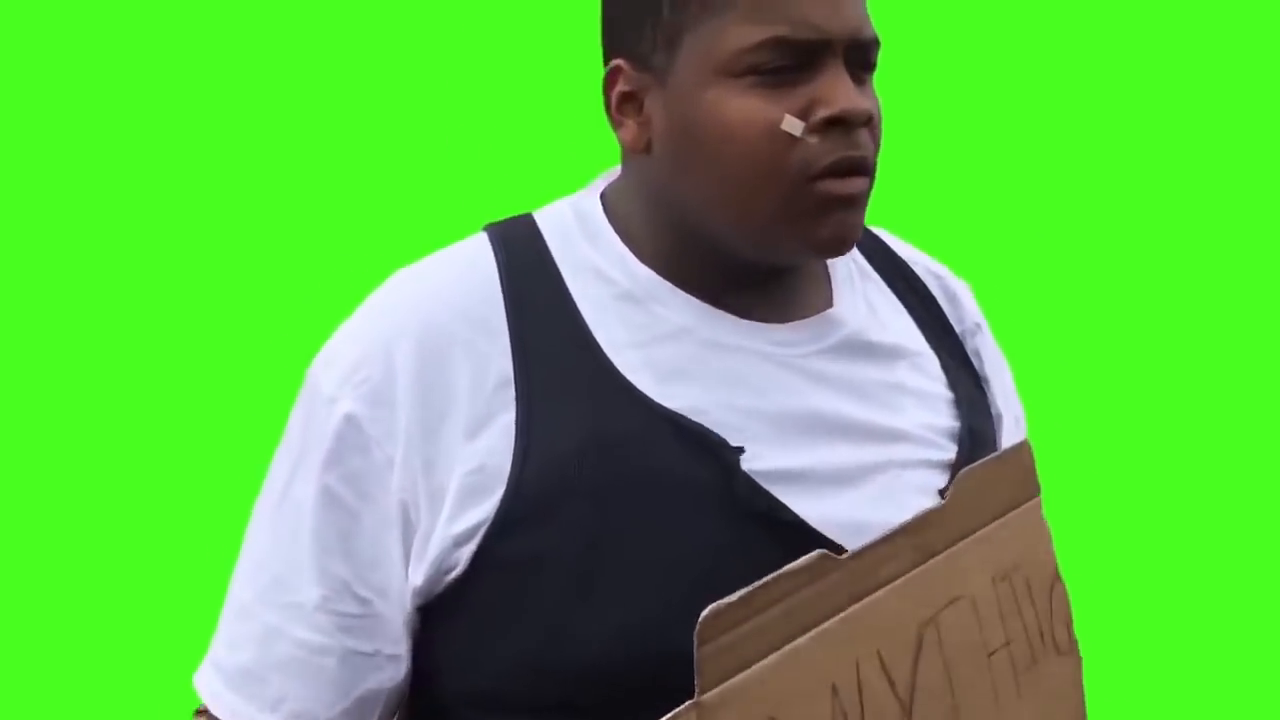
#> input picture frame 55 of Fat_Black_guy_Dancing.mp4, 1280 x 720 px, given in place of vtest.avi, which was not available; the run also reads 1 picture not shown here
$ jupyter execute vision_day5.ipynb   (shell and % lines are left out)   (text cells are left out)
#> lines starting #> are read from the running program, lines starting #| are printed output that depends on the picture; after the words box and inside, x2 and y2 are one past the last pixel; in counts of white or black regions, pixels touching at a corner belong together; pictures that were not available may be replaced by others from this repository, and a replacement may not be noted
[cell 1]
import sys
import cv2
import numpy as np
import random
import pytesseract
from IPython.core.display import HTML
import requests

from matplotlib import pyplot as plt

def imshow(tit, image) :
    plt.title(tit)
    if len(image.shape) == 3 :
        plt.imshow(cv2.cvtColor(image, cv2.COLOR_BGR2RGB))
    else :
        plt.imshow(image, cmap="gray")
    plt.show()

[cell 2]
cap = cv2.VideoCapture('vision/vtest.avi')

hog = cv2.HOGDescriptor()
hog.setSVMDetector(cv2.HOGDescriptor_getDefaultPeopleDetector())

while True:
    ret, frame = cap.read()
#> frame is the input picture: shape (720, 1280, 3); mean B, G, R 74, 188.2, 94.8

    if not ret: break

    detected, _ = hog.detectMultiScale(frame)
#> detected = ()

    for (x, y, w, h) in detected:
        c = (random.randint(0, 255),
             random.randint(0, 255),
             random.randint(0, 255))
        cv2.rectangle(frame, (x, y), (x + w, y + h), c, 3)
#> this loop made 0 passes

    cv2.imshow('frame', frame)
    if cv2.waitKey(10) == 27:  break
#> (key Esc is pressed here)

cv2.destroyAllWindows()

[cell 3]
cap = cv2.VideoCapture('vision/vtest.avi')

hog = cv2.HOGDescriptor()
hog.setSVMDetector(cv2.HOGDescriptor_getDefaultPeopleDetector())

fgbg = cv2.createBackgroundSubtractorMOG2(varThreshold=100)


while True:
    ret, frame = cap.read()
    if not ret: break

    fgmask = fgbg.apply(frame)
#> fgmask: shape (720, 1280); every value is 127
    detected, _ = hog.detectMultiScale(frame)

    for (x, y, w, h) in detected:
        c = (random.randint(0, 255),
             random.randint(0, 255),
             random.randint(0, 255))
        cv2.rectangle(frame, (x, y), (x + w, y + h), c, 3)
    cv2.imshow('mask', fgmask)
    cv2.imshow('frame', frame)

    if cv2.waitKey(-1) == 27:  break
#> (key Esc is pressed here)

cv2.destroyAllWindows()

[cell 4]
src = cv2.imread('vision/building.jpg', cv2.IMREAD_GRAYSCALE)
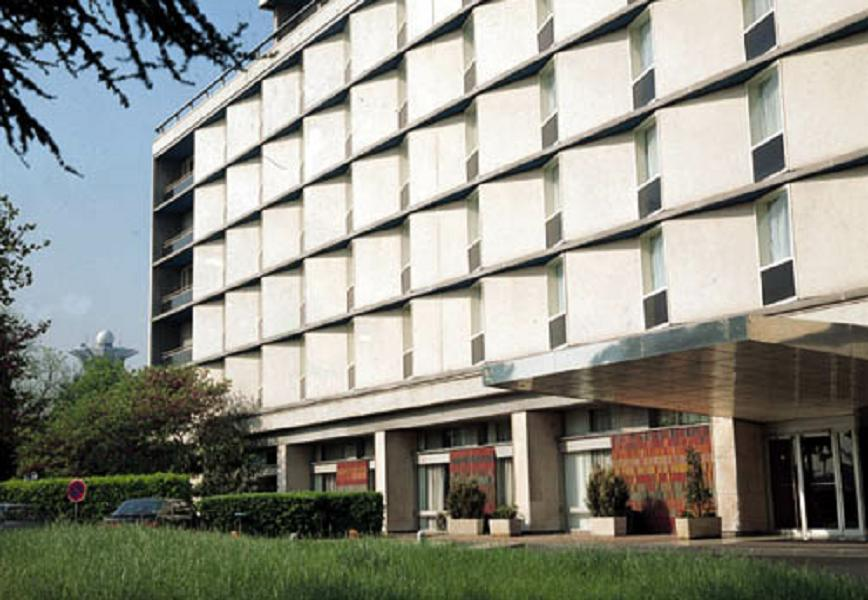
#> input picture vision/building.jpg, 868 x 600 px, found by its file name
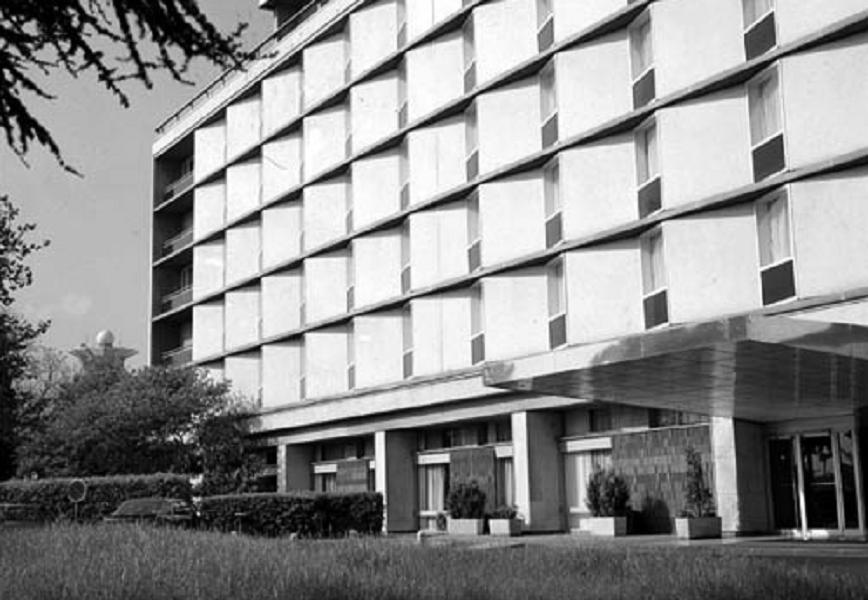
#> src: shape (600, 868); min 0, max 255, mean 142.3

fast = cv2.FastFeatureDetector_create(60)
# fast = cv2.FastFeatureDetector_create(120) # 강한 코너점만 찾는다는 것

keypoints = fast.detect(src)
#> keypoints = 580 keypoints; strongest (x, y, size): (198, 514, 7), (791, 261, 7), (772, 13, 7), (781, 135, 7)

print(len(keypoints)) # 코너점 580개 검출
#| 580
print(keypoints[0]) # 객체임
#> (printed output is left out)

[cell 5]
dst = cv2.cvtColor(src, cv2.COLOR_GRAY2BGR)

for kp in keypoints:
    pt = (int(kp.pt[0]), int(kp.pt[1])) # 포인트 x, y위치 검출
    cv2.circle(dst, pt, 5, (0, 0, 255), 2)
#> this loop made 580 passes
#> kp on passes 1 to 3: keypoint at (176, 3), size 7, keypoint at (260, 3), size 7, keypoint at (629, 3), size 7
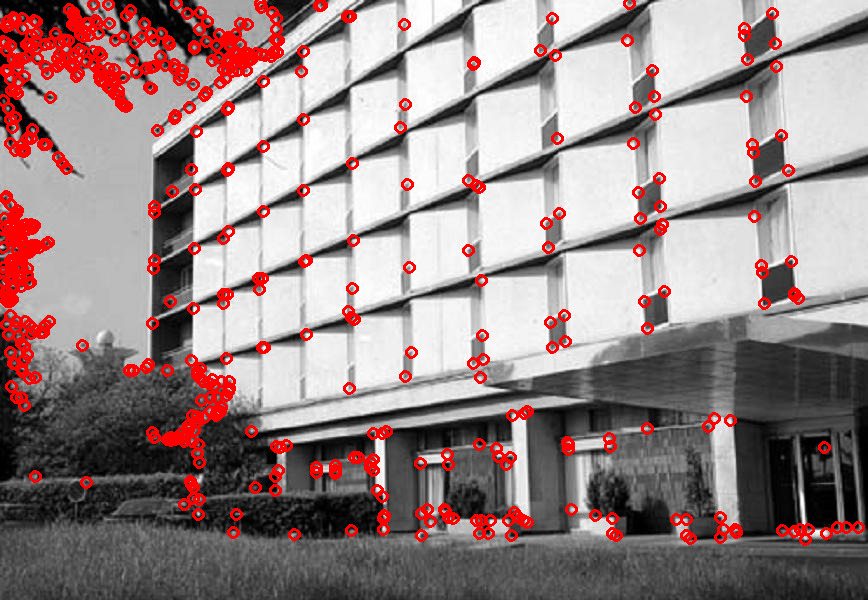
#> dst: shape (600, 868, 3); mean B, G, R 133.2, 133.2, 152.4

imshow("dst", dst)

[cell 6]
src = cv2.imread('vision/chessBoard.jpg', cv2.IMREAD_GRAYSCALE)
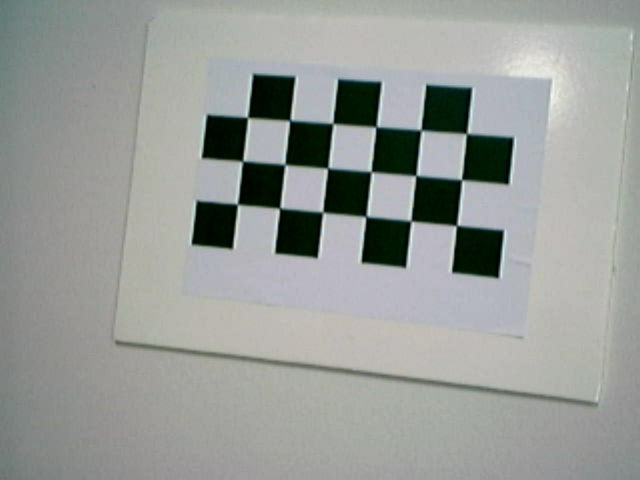
#> input picture vision/chessBoard.jpg, 640 x 480 px, found by its file name
#> src: shape (480, 640); min 0, max 245, mean 154.1

fast = cv2.FastFeatureDetector_create(60)
# fast = cv2.FastFeatureDetector_create(120) # 강한 코너점만 찾는다는 것

keypoints = fast.detect(src)
#> keypoints = 87 keypoints; strongest (x, y, size): (339, 80, 7), (427, 86, 7), (507, 182, 7), (316, 256, 7)

print(len(keypoints)) # 코너점 580개 검출
#| 87
print(keypoints[0]) # 객체임
#> (printed output is left out)
dst = cv2.cvtColor(src, cv2.COLOR_GRAY2BGR)
#> dst: shape (480, 640, 3)

for kp in keypoints:
    pt = (int(kp.pt[0]), int(kp.pt[1])) # 포인트 x, y위치 검출
    cv2.circle(dst, pt, 5, (0, 0, 255), 2)
#> this loop made 87 passes
#> kp on passes 1 to 12: keypoint at (254, 75), size 7, keypoint at (293, 79), size 7, keypoint at (339, 80), size 7, keypoint at (379, 83), size 7, keypoint at (427, 86), size 7, keypoint at (470, 88), size 7, keypoint at (246, 115), size 7, keypoint at (208, 116), size 7, keypoint at (250, 116), size 7, keypoint at (288, 118), size 7, keypoint at (292, 119), size 7, keypoint at (246, 120), size 7
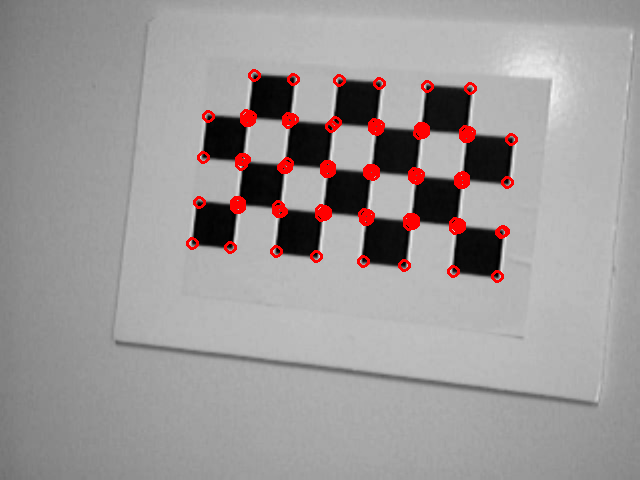
#> dst: shape (480, 640, 3); mean B, G, R 152, 152, 157

imshow("dst", dst)

[cell 7]
src = cv2.imread('vision/chessBoard2.jpg', cv2.IMREAD_GRAYSCALE)
#> src: shape (480, 640); min 0, max 245, mean 154.1

fast = cv2.FastFeatureDetector_create(60)
# fast = cv2.FastFeatureDetector_create(120) # 강한 코너점만 찾는다는 것

keypoints = fast.detect(src)
#> keypoints = 94 keypoints; strongest (x, y, size): (514, 94, 7), (515, 88, 7), (516, 90, 7), (215, 71, 7)

print(len(keypoints)) # 코너점 580개 검출
#| 94
print(keypoints[0]) # 객체임
#> (printed output is left out)
dst = cv2.cvtColor(src, cv2.COLOR_GRAY2BGR)

for kp in keypoints:
    pt = (int(kp.pt[0]), int(kp.pt[1])) # 포인트 x, y위치 검출
    cv2.circle(dst, pt, 5, (0, 0, 255), 2)
#> this loop made 94 passes
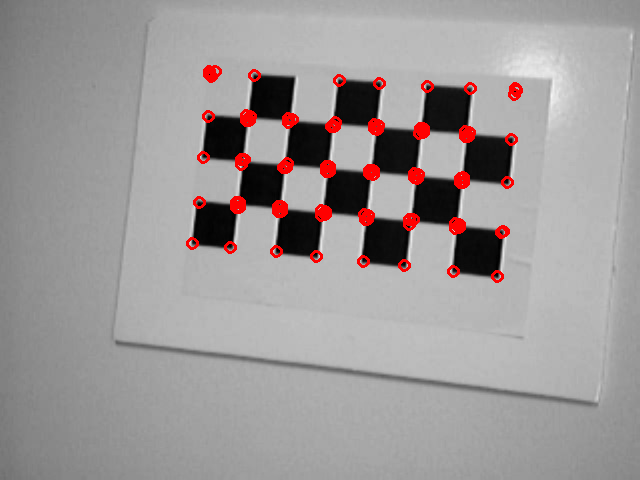
#> dst: shape (480, 640, 3); mean B, G, R 151.8, 151.8, 157.1

imshow("dst", dst)

[cell 8]
# 뭉친 코너점들을 잘 표현해주는 함수
dst = cv2.drawKeypoints(src, keypoints, None, (-1, -1, -1),
                       cv2.DrawMatchesFlags_DRAW_RICH_KEYPOINTS)
imshow('src', dst)
cv2.imwrite("out.png", dst)

$ run again, starting later in the video
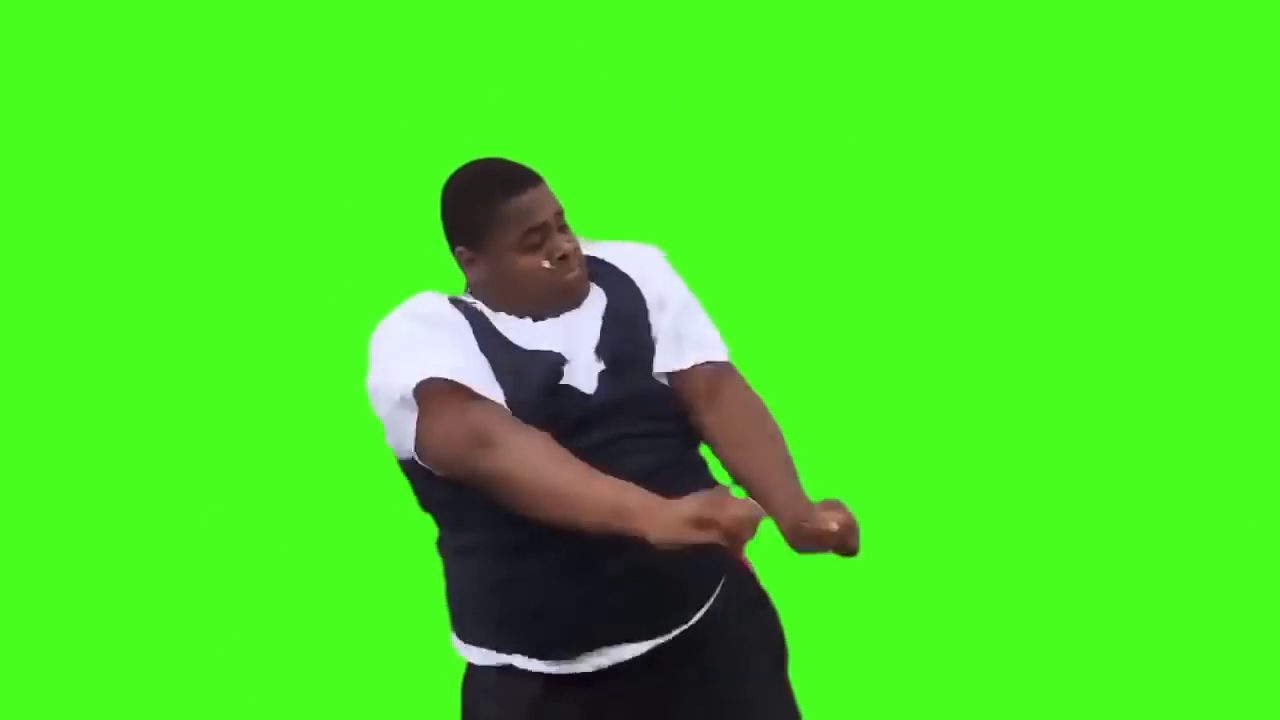
#> input picture frame 250 of Fat_Black_guy_Dancing.mp4, 1280 x 720 px, given in place of vtest.avi, which was not available
#> frame is the input picture: shape (720, 1280, 3); mean B, G, R 40.1, 220.6, 74.7
#> detected = [[329, 256, 146, 291]]
#> the loop `for (x, y, w, h) in detected:` made 1 pass
#> (x, y, w, h, c) on pass 1: (329, 256, 146, 291, (197, 215, 20))
#> fgmask: shape (720, 1280); values 127 (black) and 255 (white), 0% white in thin lines or dots, all inside (x1, y1, x2, y2) = (707, 611, 708, 612)
#> the loop `for (x, y, w, h) in detected:` made 1 pass
#> (x, y, w, h, c) on pass 1: (329, 256, 146, 291, (132, 248, 207))
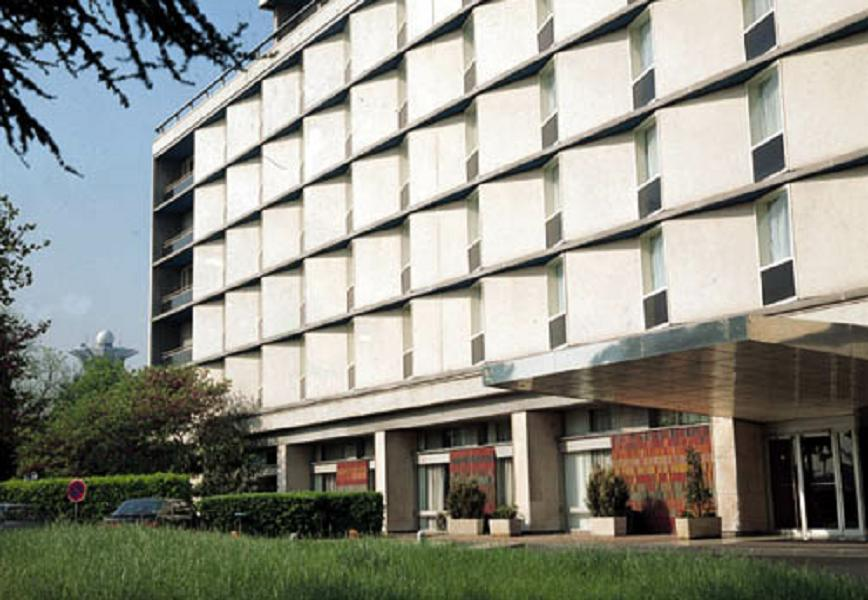
#> input picture vision/building.jpg, 868 x 600 px, found by its file name
#> `keypoints = fast.detect(src)`: keypoints = 580 keypoints; strongest (x, y, size): (198, 514, 7), (791, 261, 7), (772, 13, 7), (781, 135, 7)
#| 580
#> (printed output is left out)
#> the loop `for kp in keypoints:` made 580 passes
#> kp on passes 1 to 3: keypoint at (176, 3), size 7, keypoint at (260, 3), size 7, keypoint at (629, 3), size 7
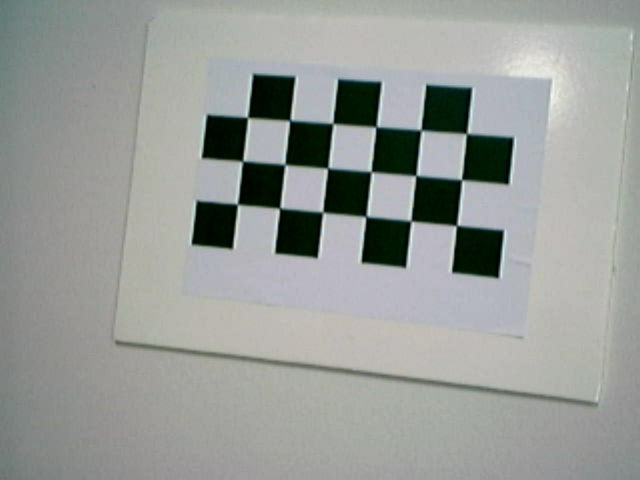
#> input picture vision/chessBoard.jpg, 640 x 480 px, found by its file name
#> `keypoints = fast.detect(src)`: keypoints = 87 keypoints; strongest (x, y, size): (339, 80, 7), (427, 86, 7), (507, 182, 7), (316, 256, 7)
#| 87
#> (printed output is left out)
#> the loop `for kp in keypoints:` made 87 passes
#> kp on passes 1 to 8: keypoint at (254, 75), size 7, keypoint at (293, 79), size 7, keypoint at (339, 80), size 7, keypoint at (379, 83), size 7, keypoint at (427, 86), size 7, keypoint at (470, 88), size 7, keypoint at (246, 115), size 7, keypoint at (208, 116), size 7
#> `keypoints = fast.detect(src)`: keypoints = 94 keypoints; strongest (x, y, size): (514, 94, 7), (515, 88, 7), (516, 90, 7), (215, 71, 7)
#| 94
#> (printed output is left out)
#> the loop `for kp in keypoints:` made 94 passes
#> kp on passes 1 to 8: keypoint at (209, 71), size 7, keypoint at (215, 71), size 7, keypoint at (209, 74), size 7, keypoint at (254, 75), size 7, keypoint at (211, 76), size 7, keypoint at (339, 80), size 7, keypoint at (379, 83), size 7, keypoint at (427, 86), size 7

$ run again, starting later in the video
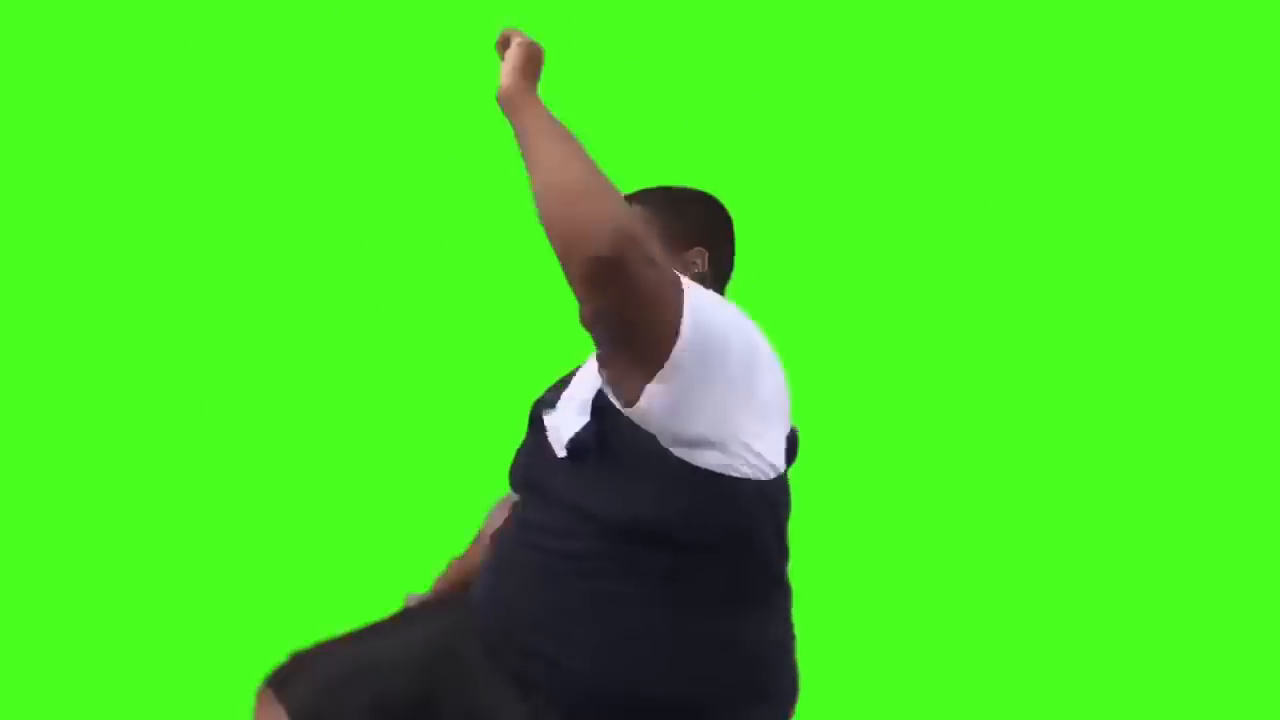
#> input picture frame 445 of Fat_Black_guy_Dancing.mp4, 1280 x 720 px, given in place of vtest.avi, which was not available
#> frame is the input picture: shape (720, 1280, 3); mean B, G, R 38, 219.6, 71.8
#> detected = [[472, 3, 96, 192]]
#> the loop `for (x, y, w, h) in detected:` made 1 pass
#> (x, y, w, h, c) on pass 1: (472, 3, 96, 192, (197, 215, 20))
#> fgmask: shape (720, 1280); every value is 127
#> the loop `for (x, y, w, h) in detected:` made 1 pass
#> (x, y, w, h, c) on pass 1: (472, 3, 96, 192, (132, 248, 207))
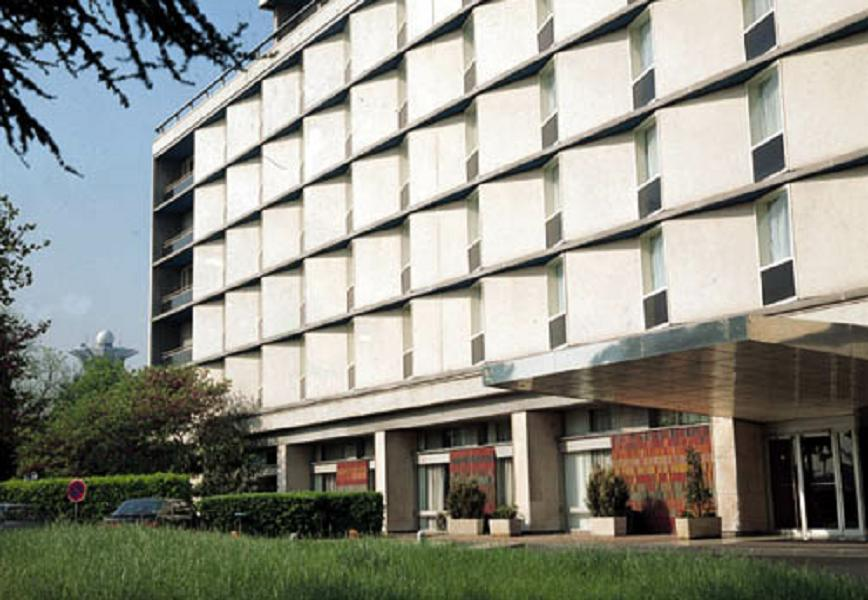
#> input picture vision/building.jpg, 868 x 600 px, found by its file name
#> `keypoints = fast.detect(src)`: keypoints = 580 keypoints; strongest (x, y, size): (198, 514, 7), (791, 261, 7), (772, 13, 7), (781, 135, 7)
#| 580
#> (printed output is left out)
#> the loop `for kp in keypoints:` made 580 passes
#> kp on passes 1 to 3: keypoint at (176, 3), size 7, keypoint at (260, 3), size 7, keypoint at (629, 3), size 7
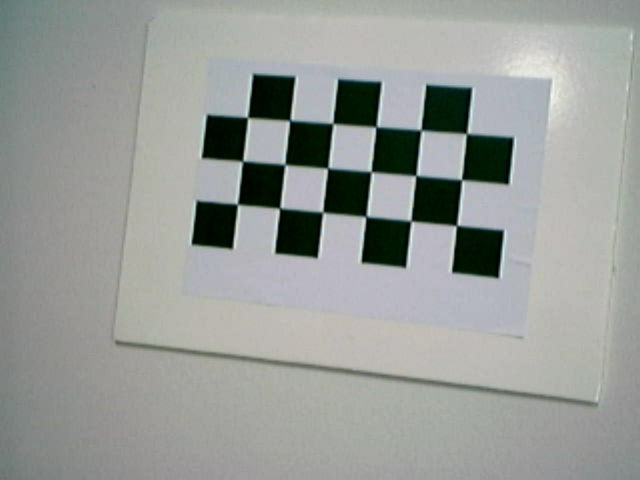
#> input picture vision/chessBoard.jpg, 640 x 480 px, found by its file name
#> `keypoints = fast.detect(src)`: keypoints = 87 keypoints; strongest (x, y, size): (339, 80, 7), (427, 86, 7), (507, 182, 7), (316, 256, 7)
#| 87
#> (printed output is left out)
#> the loop `for kp in keypoints:` made 87 passes
#> kp on passes 1 to 8: keypoint at (254, 75), size 7, keypoint at (293, 79), size 7, keypoint at (339, 80), size 7, keypoint at (379, 83), size 7, keypoint at (427, 86), size 7, keypoint at (470, 88), size 7, keypoint at (246, 115), size 7, keypoint at (208, 116), size 7
#> `keypoints = fast.detect(src)`: keypoints = 94 keypoints; strongest (x, y, size): (514, 94, 7), (515, 88, 7), (516, 90, 7), (215, 71, 7)
#| 94
#> (printed output is left out)
#> the loop `for kp in keypoints:` made 94 passes
#> kp on passes 1 to 8: keypoint at (209, 71), size 7, keypoint at (215, 71), size 7, keypoint at (209, 74), size 7, keypoint at (254, 75), size 7, keypoint at (211, 76), size 7, keypoint at (339, 80), size 7, keypoint at (379, 83), size 7, keypoint at (427, 86), size 7
